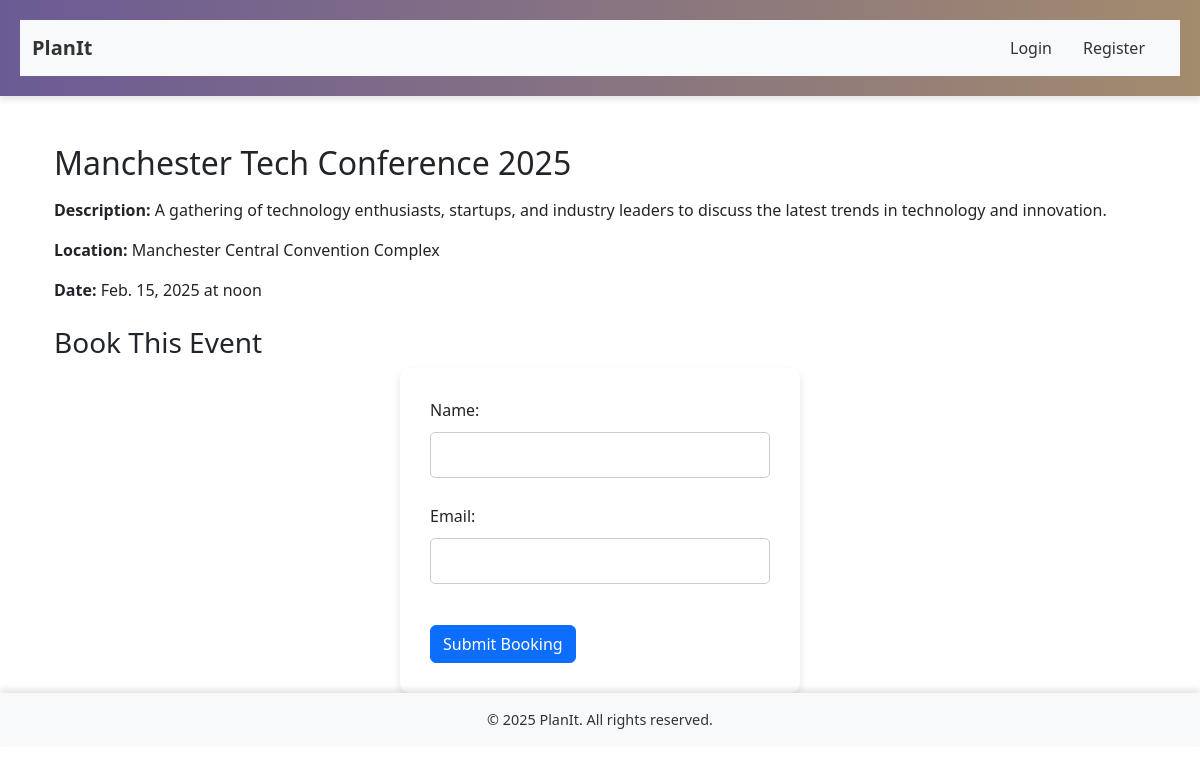
/1/, run on the app's committed database.
### events/models.py (models this page shows, shortened)
class Event(models.Model):
    name = models.CharField(max_length=255)
    description = models.TextField(max_length=500)
    location = models.CharField(max_length=300)
    date = models.DateField()
    time = models.TimeField()
    created_by = models.ForeignKey(User, on_delete=models.CASCADE)
    category = models.CharField(max_length=100, blank=True, null=True)

### events/views.py (the view, shortened to what this page needs)
# urls.py: path('<int:event_id>/', views.event_detail, name='event_detail'),
def event_detail(request, event_id):
    event = get_object_or_404(Event, id=event_id)
    booking_form = BookingForm()
    return render(request, 'events/event_detail.html', {
        'event': event,
        'booking_form': booking_form,
    })

### events/forms.py (shortened to what this page needs)
class BookingForm(forms.ModelForm):
    class Meta:
        model = Booking
        fields = ['name', 'email',]

### events/templates/events/event_detail.html (shortened to what this page needs)
{% extends 'base.html' %}
{% block content %}
<div class="container mt-5">
    <h2 class="mb-3">{{ event.name }}</h2>
    <p><strong>Description:</strong> {{ event.description }}</p>
    <p><strong>Location:</strong> {{ event.location }}</p>
    <p><strong>Date:</strong> {{ event.date }} at {{ event.time }}</p>
    {% if user.is_authenticated and event.created_by == user %}
    <div class="mt-4">
        <a href="{% url 'event_update' event.pk %}" class="btn btn-warning me-2">Edit</a>
        <a href="{% url 'event_delete' event.pk %}" class="btn btn-danger me-2">Delete</a>
        <a href="{% url 'event_list' %}" class="btn btn-secondary">Back to Events</a>
    </div>
    {% else %}
    <div class="mt-4">
        <h3>Book This Event</h3>
        <form method="post" novalidate>
            {{ booking_form.as_p }}
            <button type="submit" class="btn btn-primary">Submit Booking</button>
        </form>
    </div>
    {% endif %}
</div>
{% endblock %}

### static/css/style.css (style rules this page uses)
body { background-color: #f8f5f2; font-family: 'Arial', sans-serif; color: #333; margin: 0; padding: 0; }
.btn-primary { background-color: #6b5b95; border-color: #6b5b95; color: #fff; }
.btn { border-radius: 8px; padding: 10px 15px; transition: all 0.3s ease-in-out; }
form { background-color: #fff; padding: 30px; border-radius: 10px; box-shadow: 0 4px 8px rgba(0, 0, 0, 0.1); max-width: 400px; margin: auto; }
form input[type="text"], form input[type="password"], form input[type="email"], form select { width: 100%; padding: 10px; margin: 10px 0; border: 1px solid #ccc; border-radius: 5px; box-sizing: border-box; }
form button { background-color: #6b5b95; border: none; color: white; padding: 10px; text-align: center; display: inline-block; margin-top: 15px; cursor: pointer; font-size: 1rem; }

### data on the page
Event: name "Manchester Tech Conference 2025", description "A gathering of technology enthusiasts, startups, and industry leaders to discuss the latest trends in technology and innovation.", location "Manchester Central Convention Complex", date "Feb. 15, 2025", time "noon"
